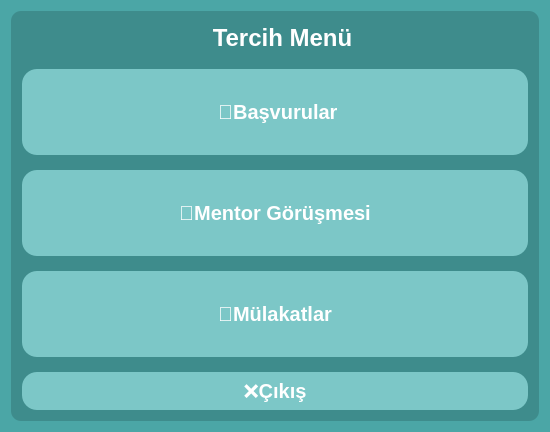
<?xml version="1.0" encoding="UTF-8"?>
<ui version="4.0">
 <class>PreferencesMenu</class>
 <widget class="QWidget" name="PreferencesMenu">
  <property name="geometry">
   <rect>
    <x>0</x>
    <y>0</y>
    <width>550</width>
    <height>432</height>
   </rect>
  </property>
  <property name="minimumSize">
   <size>
    <width>550</width>
    <height>0</height>
   </size>
  </property>
  <property name="maximumSize">
   <size>
    <width>650</width>
    <height>432</height>
   </size>
  </property>
  <property name="windowTitle">
   <string>Preferences Menu</string>
  </property>
  <property name="styleSheet">
   <string notr="true">background-color: #4ba6a6;</string>
  </property>
  <layout class="QVBoxLayout" name="verticalLayout" stretch="90">
   <item>
    <widget class="QFrame" name="frameContainer">
     <property name="styleSheet">
      <string notr="true">
QFrame {
    background-color: #3e8c8c;
    border-radius: 10px;
    padding: 2px;
}

QPushButton {
    background-color: #7cc7c7;
    color: white;
    font-size: 20px;             /* Yazı büyük – butonu dolduracak gibi */
    border: none;
    border-radius: 15px;
}
QPushButton:hover {
    background-color: #6bb5b5;
}
QPushButton:pressed {
    background-color: #5aa4a4;
}</string>
     </property>
     <layout class="QVBoxLayout" name="frameLayout" stretch="14,25,25,25,11">
      <property name="spacing">
       <number>15</number>
      </property>
      <item>
       <layout class="QHBoxLayout" name="horizontalLayout_2">
        <property name="sizeConstraint">
         <enum>QLayout::SizeConstraint::SetDefaultConstraint</enum>
        </property>
        <item>
         <widget class="QLabel" name="label">
          <property name="maximumSize">
           <size>
            <width>110</width>
            <height>30</height>
           </size>
          </property>
          <property name="styleSheet">
           <string notr="true">background-color: transparent;</string>
          </property>
          <property name="text">
           <string/>
          </property>
          <property name="pixmap">
           <pixmap>../resorces/logo.png</pixmap>
          </property>
          <property name="scaledContents">
           <bool>true</bool>
          </property>
         </widget>
        </item>
        <item>
         <widget class="QLabel" name="labelTitle">
          <property name="sizePolicy">
           <sizepolicy hsizetype="Preferred" vsizetype="Fixed">
            <horstretch>0</horstretch>
            <verstretch>0</verstretch>
           </sizepolicy>
          </property>
          <property name="font">
           <font>
            <pointsize>18</pointsize>
            <bold>true</bold>
           </font>
          </property>
          <property name="mouseTracking">
           <bool>false</bool>
          </property>
          <property name="styleSheet">
           <string notr="true">color: white;</string>
          </property>
          <property name="text">
           <string>Tercih Menü</string>
          </property>
          <property name="scaledContents">
           <bool>false</bool>
          </property>
          <property name="alignment">
           <set>Qt::AlignmentFlag::AlignCenter</set>
          </property>
         </widget>
        </item>
        <item>
         <spacer name="horizontalSpacer">
          <property name="orientation">
           <enum>Qt::Orientation::Horizontal</enum>
          </property>
          <property name="sizeType">
           <enum>QSizePolicy::Policy::Fixed</enum>
          </property>
          <property name="sizeHint" stdset="0">
           <size>
            <width>110</width>
            <height>30</height>
           </size>
          </property>
         </spacer>
        </item>
       </layout>
      </item>
      <item>
       <widget class="QPushButton" name="btn_applications">
        <property name="sizePolicy">
         <sizepolicy hsizetype="Minimum" vsizetype="Expanding">
          <horstretch>0</horstretch>
          <verstretch>0</verstretch>
         </sizepolicy>
        </property>
        <property name="minimumSize">
         <size>
          <width>0</width>
          <height>0</height>
         </size>
        </property>
        <property name="font">
         <font>
          <pointsize>-1</pointsize>
          <italic>false</italic>
          <bold>true</bold>
          <kerning>true</kerning>
         </font>
        </property>
        <property name="styleSheet">
         <string notr="true">
</string>
        </property>
        <property name="text">
         <string>	📄Başvurular</string>
        </property>
       </widget>
      </item>
      <item>
       <widget class="QPushButton" name="btn_mentor">
        <property name="sizePolicy">
         <sizepolicy hsizetype="Minimum" vsizetype="Expanding">
          <horstretch>0</horstretch>
          <verstretch>0</verstretch>
         </sizepolicy>
        </property>
        <property name="minimumSize">
         <size>
          <width>0</width>
          <height>0</height>
         </size>
        </property>
        <property name="font">
         <font>
          <pointsize>-1</pointsize>
          <bold>true</bold>
         </font>
        </property>
        <property name="styleSheet">
         <string notr="true"/>
        </property>
        <property name="text">
         <string>🤝Mentor Görüşmesi</string>
        </property>
       </widget>
      </item>
      <item>
       <widget class="QPushButton" name="btn_interviews">
        <property name="sizePolicy">
         <sizepolicy hsizetype="Minimum" vsizetype="Expanding">
          <horstretch>0</horstretch>
          <verstretch>0</verstretch>
         </sizepolicy>
        </property>
        <property name="minimumSize">
         <size>
          <width>0</width>
          <height>0</height>
         </size>
        </property>
        <property name="font">
         <font>
          <pointsize>-1</pointsize>
          <bold>true</bold>
         </font>
        </property>
        <property name="styleSheet">
         <string notr="true"/>
        </property>
        <property name="text">
         <string>🎤Mülakatlar</string>
        </property>
       </widget>
      </item>
      <item>
       <widget class="QPushButton" name="btn_extra2">
        <property name="sizePolicy">
         <sizepolicy hsizetype="Minimum" vsizetype="Expanding">
          <horstretch>0</horstretch>
          <verstretch>0</verstretch>
         </sizepolicy>
        </property>
        <property name="minimumSize">
         <size>
          <width>0</width>
          <height>0</height>
         </size>
        </property>
        <property name="font">
         <font>
          <pointsize>-1</pointsize>
          <bold>true</bold>
         </font>
        </property>
        <property name="styleSheet">
         <string notr="true"/>
        </property>
        <property name="text">
         <string>❌Çıkış</string>
        </property>
       </widget>
      </item>
     </layout>
    </widget>
   </item>
  </layout>
 </widget>
 <resources/>
 <connections/>
</ui>
